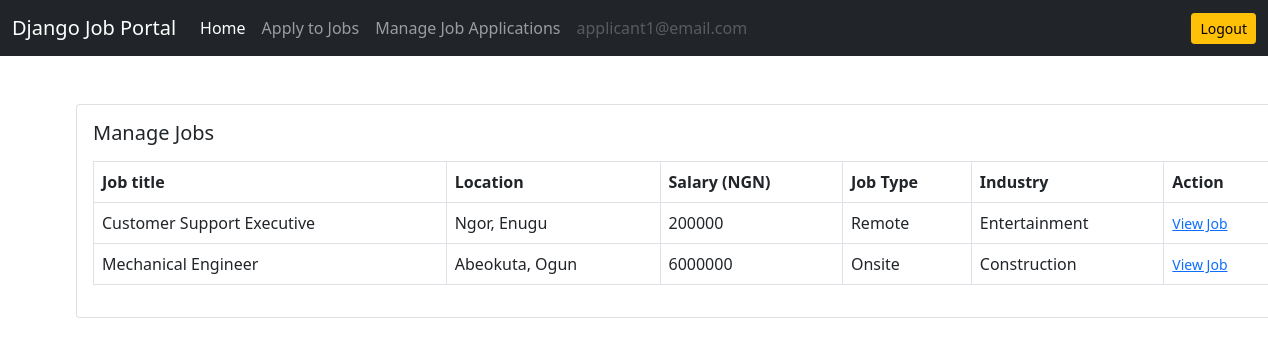
Page /job/applied-jobs/ (signed in) on the committed database.
### users/models.py (models this page shows)
class User(AbstractUser):
    email = models.EmailField(unique=True)
    is_recruiter = models.BooleanField(default=False)
    is_applicant = models.BooleanField(default=False)
    has_resume = models.BooleanField(default=False)
    has_company = models.BooleanField(default=False)

### job/models.py (models this page shows, shortened)
class ApplyJob(models.Model):
    status_choices = (
        ('Accepted', 'Accepted'),
        ('Declined', 'Declined'),
        ('Pending', 'Pending')
    )
    user = models.ForeignKey(User, on_delete=models.CASCADE)
    job = models.ForeignKey(Job, on_delete=models.CASCADE)
    timestamp = models.DateTimeField(auto_now_add=True)
    status = models.CharField(max_length=20, choices=status_choices)

class Job(models.Model):
    job_type_choices = (
        ('Remote', 'Remote'),
        ('Onsite', 'Onsite'),
        ('Hybrid', 'Hybrid')
    )
    user = models.ForeignKey(User, on_delete=models.CASCADE)
    company = models.ForeignKey(Company, on_delete=models.CASCADE)
    title = models.CharField(max_length=100)
    city = models.CharField(max_length=100)
    salary = models.PositiveIntegerField(default=35000)
    requirements = models.TextField()
    ideal_candidate = models.TextField()
    is_available = models.BooleanField(default=True)
    timestamp = models.DateTimeField(auto_now_add=True)
    industry = models.ForeignKey(Industry, on_delete=models.DO_NOTHING, null=True, blank=True)
    state = models.ForeignKey(State, on_delete=models.DO_NOTHING, null=True, blank=True)
    job_type = models.CharField(max_length=20, choices=job_type_choices, null=True, blank=True)

class State(models.Model):
    name = models.CharField(max_length=100)
    def __str__(self):
        return self.name

class Industry(models.Model):
    name = models.CharField(max_length=100)
    def __str__(self):
        return self. name

### job/views.py (the view)
# urls.py: path('applied-jobs/', views.applied_jobs, name='applied-jobs')
def applied_jobs(request):
    jobs = ApplyJob.objects.filter(user=request.user)
    context = {'jobs':jobs}
    return render(request, 'job/applied_job.html', context)

### templates/job/applied_job.html
{% extends 'base.html' %}
{% block content %}
<div class="card mx-auto" style="width: 76rem;">
    <div class="card-body">
        <h5 class="card-title mb-3">Manage Jobs</h5>
        <table class="table table-bordered">
            <thead>
                <tr>
                    <th scope="col">Job title</th>
                    <th scope="col">Location</th>
                    <th scope="col">Salary (NGN)</th>
                    <th scope="col">Job Type</th>
                    <th scope="col">Industry</th>
                    <th scope="col">Action</th>
                </tr>
            </thead>
            <tbody>
                {% for job in jobs %}
                <tr>
                    <td>{{job.job.title}}</td>
                    <td>{{job.job.city}}, {{job.job.state}}</td>
                    <td>{{job.job.salary}}</td>
                    <td>{{job.job.job_type}}</td>
                    <td>{{job.job.industry}}</td>
                    <td><a href="{% url 'job-details' job.job.pk %}"><small>View Job</small></a></td>
                </tr>
                {% endfor %}
            </tbody>
        </table>
    </div>
</div>
{% endblock content %}

### templates/base.html (shortened to what this page needs)
<!doctype html>
<html lang="en">
<head>
    <link href="https://cdn.jsdelivr.net/npm/bootstrap@5.0.2/dist/css/bootstrap.min.css" rel="stylesheet"
>
</head>
<body>
    <nav class="navbar navbar-expand-lg navbar-dark bg-dark">
        <div class="container-fluid">
            <a class="navbar-brand" href="{% url 'home' %}">Django Job Portal</a>
            <div class="collapse navbar-collapse" id="navbarSupportedContent">
                {% if request.user.is_authenticated %}
                {% if request.user.is_applicant %}
                <ul class="navbar-nav me-auto mb-2 mb-lg-0">
                    <li class="nav-item">
                        <a class="nav-link active" aria-current="page" href="#">Home</a>
                    </li>
                    {% if request.user.has_resume %}
                    <li class="nav-item">
                        <a class="nav-link" href="{% url 'job-listing' %}">Apply to Jobs</a>
                    </li>
                    <li class="nav-item">
                        <a class="nav-link" aria-current="page" href="{% url 'applied-jobs' %}">Manage Job Applications</a>
                    </li>
                    {% else %}
                    <li class="nav-item">
                        <a class="nav-link" href="{% url 'update-resume' %}">Create Resume</a>
                    </li>
                    {% endif %}
                    <li class="nav-item">
                        <a class="nav-link disabled" href="#" tabindex="-1" aria-disabled="true">{{request.user.email}}</a>
                    </li>
                </ul>
                <a href="{% url 'logout' %}" class="btn btn-warning btn-sm">Logout</a>
                {% endif %}
                {% endif %}
            </div>
        </div>
    </nav>
    <div class="container mt-5">
        {% block content %}
        {% endblock content %}
    </div>
</body>
</html>

### rows in the picture
User: user.email "applicant1@email.com"
ApplyJob: job "Customer Support Executive", job.city "Ngor", job.state "Enugu", job.salary "200000", job.job_type "Remote", job.industry "Entertainment"
ApplyJob: job "Mechanical Engineer", job.city "Abeokuta", job.state "Ogun", job.salary "6000000", job.job_type "Onsite", job.industry "Construction"
